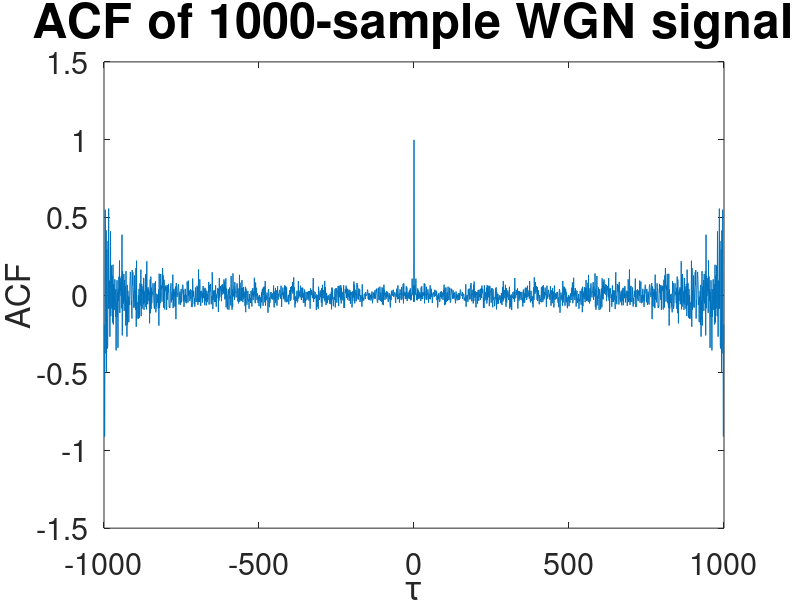
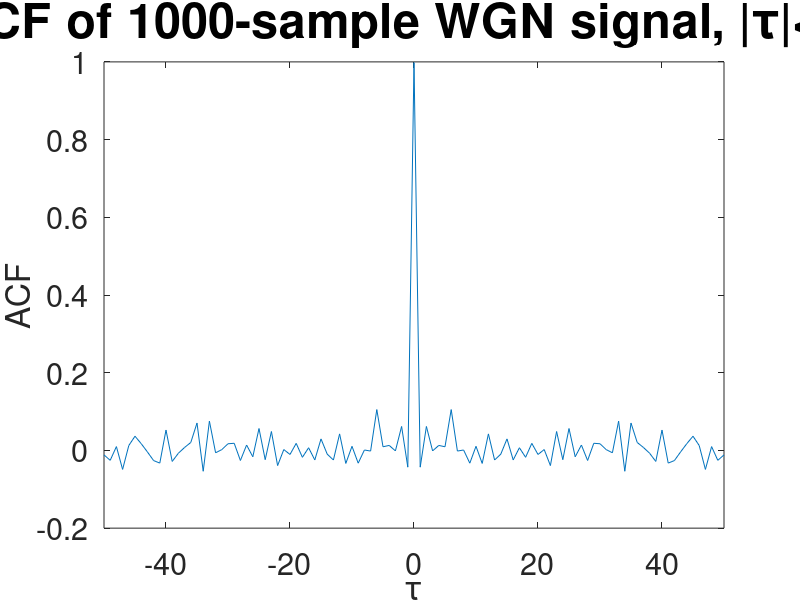
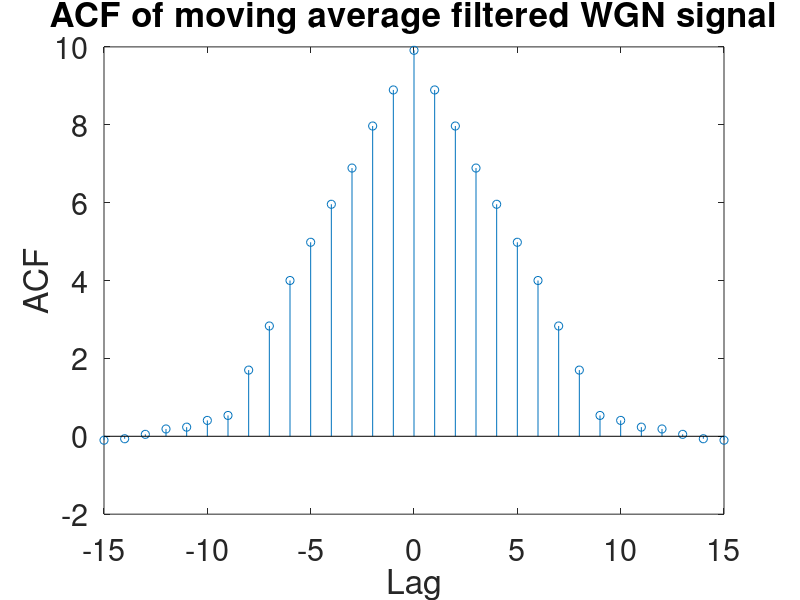
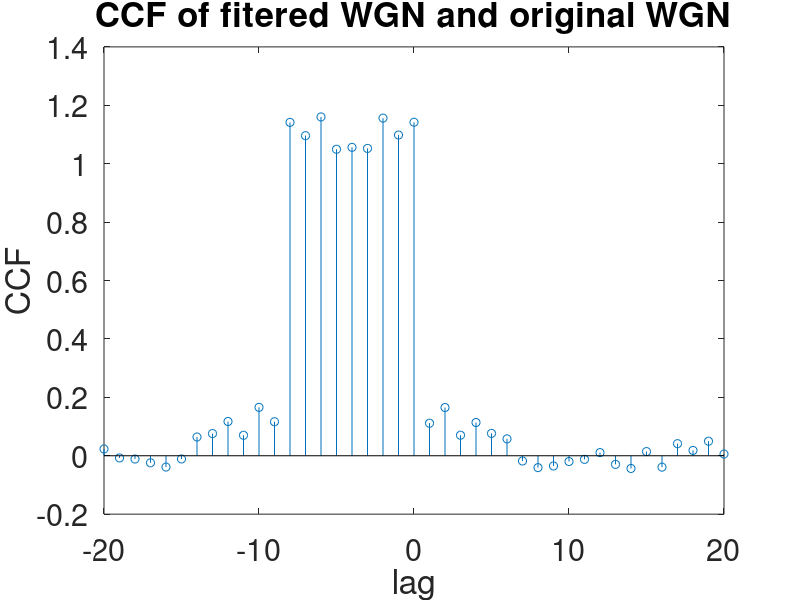

The MATLAB script that drew these images, in order: (Note: this script raises an error after producing the figures.)
%% EX2.1
% 2.1.1
x = randn(1,1000);
%x = wgn(1,1000,1);
rc = xcorr(x,'unbiased');
figure
ax = -999:999;
plot(ax,rc)
axis([-1000 1000 -1.5 1.5])
xlabel('\tau')
ylabel('ACF')
set(gca, 'Fontsize', 22)
title('ACF of 1000-sample WGN signal', 'Fontsize', 35)

%2.1.2
figure
rc2 = xcorr(x, 50, 'unbiased');
ax2 = -50:50;
plot(ax2, rc2)
axis([-50 50 -0.2 1])
xlabel('\tau')
ylabel('ACF')
set(gca, 'Fontsize', 22)
title('ACF of 1000-sample WGN signal, |\tau|<50', 'Fontsize', 35)

%2.1.4
figure
y = filter(ones(9,1),[1],x);
rcy = xcorr(y, 20, 'unbiased');
ax3 = -20:20;
stem(ax3,rcy)
axis([-15 15 -2 10])
xlabel('Lag')
ylabel('ACF')
set(gca, 'Fontsize', 22)
title('ACF of moving average filtered WGN signal', 'Fontsize', 25)

%% EX2.2
figure
rc3 = xcorr(x,y,20,'unbiased');
stem(ax3,rc3)
xlim([-20 20])
xlabel('lag')
ylabel('CCF')
set(gca, 'Fontsize', 22)
title('CCF of fitered WGN and original WGN', 'Fontsize', 25)

%% EX2.3
%2.3.1
%change 100 to 10000 for 2nd plot
a = [5*rand(1,100)-2.5;3*rand(1,100)-1.5];
w = randn(1,1000);
ar2 = zeros(100,1000);
for i=1:100
    ar2(i,:) = filter(1,[1 -a(1,i) -a(2,i)],w);
end
figure
for j = 1:100
    if isnan(ar2(j,1000)) || abs(ar2(j,1000))>1000 
        %plot(a(1,j), a(2,j),'ro' ) 
        hold on
    else 
        plot(a(1,j), a(2,j),'b*' )
        hold on
    end
end
axis([-2.5 2.5 -1.5 1.5])
xlabel('a1')
ylabel('a2')
set(gca, 'Fontsize', 22)
title('AR(2) coefficients convergence values', 'Fontsize', 35)
%2.3.2
figure
load sunspot.dat
sun = sunspot(:,2);
s1 = sun(1:5);
s1b = s1 - mean(s1);
stem(xcorr(s1,'unbiased'))
hold on
stem(xcorr(s1b,'unbiased'))
axis([0 10 -300 500])
xlabel('\tau')
ylabel('ACF')
legend('Original data', 'Normalized data')
set(gca, 'Fontsize', 22)
title('ACF of sunpsots for N=5', 'Fontsize', 35)
s2 = sun(1:20);
s2b = s2 - mean(s2);
figure
stem(xcorr(s2,'unbiased'))
hold on
stem(xcorr(s2b,'unbiased'))
axis([0 40 -600 1400])
xlabel('\tau')
ylabel('ACF')
legend('Original data', 'Normalized data')
set(gca, 'Fontsize', 22)
title('ACF of sunspots for N=20', 'Fontsize', 35)
s3 = sun(1:250);
s3b = s3 - mean(s3);
figure
stem(xcorr(s3,'unbiased'))
hold on
stem(xcorr(s3b,'unbiased'))
axis([0 500 -4000 4000])
xlabel('\tau')
ylabel('ACF')
legend('Original data', 'Normalized data')
set(gca, 'Fontsize', 22)
title('ACF of sunspots for N=250', 'Fontsize', 35)

%2.3.3
figure
N = length(sun);
for i=1:20
    [ar_coeffs(i,1:i+1),Variance(i)] = aryule(sun,i);
    [ar_coeffs2(i,1:i+1),Variance2(i)] = aryule(zscore(sun),i);
end
hold on
for i=1:10
    p1 = stem(i, -ar_coeffs(i,i+1),'k');
    p1b = stem(i, -ar_coeffs2(i,i+1),'r');
end
plot(0.25*ones(1,10), '--k')
plot(-0.25*ones(1,10), '--k')
axis([1 10 -1 1])
xlabel('Model order')
ylabel('PACF')
set(gca, 'Fontsize', 22)
title('PACF of sunspot data', 'Fontsize', 25)

%2.3.4
figure
for i=1:20
    MDL(i) = log(Variance(i)) + (i*log(N))/N;
    MDL2(i) = log(Variance2(i)) + (i*log(N))/N;
    AIC(i) = log(Variance(i)) + (2*i)/N;
    AIC2(i) = log(Variance2(i)) + (2*i)/N;
    AICc(i) = AIC(i) + (2*i*(i+1))/(N-i-1);
    AICc2(i) = AIC2(i) + (2*i*(i+1))/(N-i-1);
end
plot(MDL)
hold on
plot(AIC)
plot(AICc)
axis([0 20 5.5 9])
xlabel('Model Order')
legend('MDL', 'AIC', 'AICc')
set(gca, 'Fontsize', 22)
title('MDL, AIC & AICc against model order', 'Fontsize', 35)

figure
plot(MDL2)
hold on
plot(AIC2)
plot(AICc2)
axis([0 20 -2 1.5])
xlabel('Model Order')
legend('MDL', 'AIC', 'AICc')
set(gca, 'Fontsize', 22)
title('MDL, AIC & AICc against model order (Normalized)', 'Fontsize', 35)

%2.3.5
armodels = [1 2 10];

pred = zeros(N,3);
for i=1:3
    model = ar(zscore(sun), armodels(i),'yw');
    pred(:, i) = predict(model, zscore(sun), 10);
end

figure
plot(zscore(sun))
hold on
plot(pred(:,1))
plot(pred(:,2))
plot(pred(:,3))
%axis([0 100 -2 4])
xlabel('sample number')
ylabel('Amplitude')
legend('Original', 'AR(1)', 'AR(2)', 'AR(10)')
set(gca, 'Fontsize', 22)
title('Sunspot prediction with Horizon 10', 'Fontsize', 35)

%% 2.4
% 2.4.1
load 'NASDAQ.mat';
priceClose = NASDAQ.Close;
priceDate = NASDAQ.Date;
N = length(priceClose);
for i=2:N
    priceReturn(i) = (priceClose(i)-priceClose(i-1))/priceClose(i-1);
end

for i=1:20
    [ndaq_coeffs(i,1:i+1),VarianceNDAQ(i)] = aryule(priceClose,i);
    [ndaq_coeffs2(i,1:i+1),Variance2NDAQ(i)] = aryule(zscore(priceClose),i);
end
figure
hold on
for i=1:10
    %NDaq1 = stem(i, -ndaq_coeffs(i,i+1),'k');
    NDAq1b = stem(i, -ndaq_coeffs2(i,i+1),'r');
end
plot(0.1*ones(1,10), '--k')
plot(-0.1*ones(1,10), '--k')
axis([1 10 -0.2 1])
xlabel('Model Order')
ylabel('PACF')
set(gca, 'Fontsize', 22)
title('PACF of NASDAQ data', 'Fontsize', 25)
for i=1:20
    MDLndaq(i) = log(VarianceNDAQ(i)) + (i*log(N))/N;
    MDL2ndaq(i) = log(Variance2NDAQ(i)) + (i*log(N))/N;
    AICndaq(i) = log(VarianceNDAQ(i)) + (2*i)/N;
    AIC2ndaq(i) = log(Variance2NDAQ(i)) + (2*i)/N;
end
figure
plot(MDL2ndaq)
hold on
plot(AIC2ndaq)
axis([0 20 -3.8 -3.65])
xlabel('Model Order')
legend('MDL', 'AIC')
set(gca, 'Fontsize', 22)
title('MDL and AIC of NASDAQ data', 'Fontsize', 25)

% 2.4.2
% N=1:50:1001;
N=51:50:1051;
% sigma2 = 1:50:1001;
sigma2 = 51:50:1051;
a1 = linspace(0,1,21);
varsigma2hat = zeros(21,21); %2sigma^2/N
vara1hat = zeros(21,21); %(1-a1^2)/N
for i=1:21 %sigma^2
    for j=1:21 %N
        varsigma2hat(i,j) = (2*sigma2(i))/N(j);
        vara1hat(i,j) = (1-a1(i)^2)/N(j);
    end
end
figure
heatmap(N,sigma2,log(varsigma2hat))
xlabel('N')
ylabel('sigma squared')
set(gca, 'Fontsize', 22)
title('Estimator variance for values of N and sigma squared')
figure
heatmap(N,a1, log(vara1hat))
xlabel('N')
ylabel('a1')
set(gca, 'Fontsize', 22)
title('Estimator variance for values of N and a1')

figure
surf(N, sigma2, log(varsigma2hat))
view(2)
axis([0 1000 0 1000])
figure
surf(N, a1, log(vara1hat))
view(2)
axis([0 1000 0 1])


%% 2.5
% load 'RAW2.mat';
% % 750 248300 255600 498500 501400 750700 (247550)(242900)(249300)
% figure 
% plot(data)
% data1 = data(750:248300);
% data2 = data(255600:498500);
% data3 = data(501400:750700);
% 
% figure
% plot(data1)
% figure
% plot(data2)
% figure
% plot(data3)
% 
% [xRRI1,fsRRI1]=ECG_to_RRI(data1,fs);
% [xRRI2,fsRRI2]=ECG_to_RRI(data2,fs);
% [xRRI3,fsRRI3]=ECG_to_RRI(data3,fs);
% 
% save('RRI1.mat','xRRI1', 'fsRRI1');
% save('RRI2.mat','xRRI2', 'fsRRI2');
% save('RRI3.mat','xRRI3', 'fsRRI3');
% 
% 
% figure
% h = 60./xRRI1;
% plot(h)
% xlabel('time')
% ylabel('heartrate')
% set(gca, 'Fontsize', 22)
% title('Original heartrate, Trial 1', 'Fontsize', 35)
% hhat1 = 1*sum(reshape(h, 10, []), 1)/10;
% hhat06 = 0.6*sum(reshape(h, 10, []), 1)/10;
% figure
% plot(hhat1)
% xlabel('time')
% ylabel('heartrate')
% set(gca, 'Fontsize', 22)
% title('Heartrate alpha=1, Trial 1', 'Fontsize', 35)
% figure
% plot(hhat06)
% xlabel('time')
% ylabel('heartrate')
% set(gca, 'Fontsize', 22)
% title('Heartrate alpha=0.6, Trial 1', 'Fontsize', 35)
% 
% figure
% [counts1, centers1] = hist(h,100);
% values1 = counts1/trapz(centers1,counts1);
% bar(centers1, values1)
% xlabel('heartrate')
% set(gca, 'Fontsize', 22)
% title('PDE of original heartrate', 'Fontsize', 35)
% figure
% [counts2, centers2] = hist(hhat1,100);
% values2 = counts2/trapz(centers2,counts2);
% bar(centers2, values2)
% xlabel('heartrate')
% set(gca, 'Fontsize', 22)
% title('PDE of heartrate alpha=1', 'Fontsize', 35)
% figure
% [counts3, centers3] = hist(hhat06,100);
% values3 = counts3/trapz(centers3,counts3);
% bar(centers3, values3)
% xlabel('heartrate')
% set(gca, 'Fontsize', 22)
% title('PDE of heartrate alpha=0.6', 'Fontsize', 35)
% 
% 
% figure
% [r1, lags1] = xcorr(detrend(xRRI1), 'unbiased');
% r1 = r1/r1((end+1)/2);
% plot(lags1((end+1)/2:end),r1((end+1)/2:end))
% xlim([0 300])
% xlabel('\tau')
% ylabel('ACF')
% set(gca, 'Fontsize', 22)
% title('RRI ACF for Trial 1', 'Fontsize', 35)
% figure
% [r2, lags2] = xcorr(detrend(xRRI2), 'unbiased');
% r2 = r2/r2((end+1)/2);
% plot(lags2((end+1)/2:end),r2((end+1)/2:end))
% xlim([0 300])
% xlabel('\tau')
% ylabel('ACF')
% set(gca, 'Fontsize', 22)
% title('RRI ACF for Trial 2', 'Fontsize', 35)
% figure
% [r3, lags3] = xcorr(detrend(xRRI3), 'unbiased');
% r3= r3/r3((end+1)/2);
% plot(lags3((end+1)/2:end),r3((end+1)/2:end))
% xlabel('\tau')
% ylabel('ACF')
% set(gca, 'Fontsize', 22)
% title('RRI ACF for Trial 3', 'Fontsize', 35)
% 
% figure
% for i=1:20
%     [hcoeff1(i,1:i+1),Varh1(i)] = aryule(zscore(xRRI1),i);
% end
% hold on
% for i=1:10
%     p = stem(i, -hcoeff1(i,i+1),'r');
% end
% plot(0:10,0.25*ones(1,11), '--r')
% plot(0:10,-0.25*ones(1,11), '--r')
% xlabel('Model Order')
% ylabel('PACF')
% set(gca, 'Fontsize', 22)
% title('PACF for RRI Trial 1', 'Fontsize', 35)
% figure
% N=length(xRRI1);
% for i=1:20
%     MDLheart1(i) = log(Varh1(i)) + (i*log(N))/N;
%     AICheart1(i) = log(Varh1(i)) + (2*i)/N;
%     AICcheart1(i) = AICheart1(i) + (2*i*(i+1))/(N-i-1);
% end
% plot(MDLheart1)
% hold on
% plot(AICheart1)
% plot(AICcheart1)
% xlabel('Model Order')
% legend('MDL','AIC','AICc')
% set(gca, 'Fontsize', 22)
% title('MDL, AIC & AICc for RRI Trial 1', 'Fontsize', 35)
% 
% figure
% for i=1:20
%     [hcoeff2(i,1:i+1),Varh2(i)] = aryule(zscore(xRRI2),i);
% end
% hold on
% for i=1:10
%     p = stem(i, -hcoeff2(i,i+1),'r');
% end
% plot(0:10,0.25*ones(1,11), '--r')
% plot(0:10,-0.25*ones(1,11), '--r')
% xlabel('Model Order')
% ylabel('PACF')
% set(gca, 'Fontsize', 22)
% title('PACF for RRI Trial 2', 'Fontsize', 35)
% figure
% N=length(xRRI2);
% for i=1:20
%     MDLheart2(i) = log(Varh2(i)) + (i*log(N))/N;
%     AICheart2(i) = log(Varh2(i)) + (2*i)/N;
%     AICcheart2(i) = AICheart2(i) + (2*i*(i+1))/(N-i-1);
% end
% plot(MDLheart2)
% hold on
% plot(AICheart2)
% plot(AICcheart2)
% xlabel('Model Order')
% legend('MDL','AIC','AICc')
% set(gca, 'Fontsize', 22)
% title('MDL, AIC & AICc for RRI Trial 2', 'Fontsize', 35)
% 
% figure
% for i=1:20
%     [hcoeff3(i,1:i+1),Varh3(i)] = aryule(zscore(xRRI3),i);
% end
% hold on
% for i=1:10
%     p = stem(i, -hcoeff3(i,i+1),'r');
% end
% plot(0:10,0.25*ones(1,11), '--r')
% plot(0:10,-0.25*ones(1,11), '--r')
% xlabel('Model Order')
% ylabel('PACF')
% set(gca, 'Fontsize', 22)
% title('PACF for RRI Trial 3', 'Fontsize', 35)
% figure
% N=length(xRRI3);
% for i=1:20
%     MDLheart3(i) = log(Varh3(i)) + (i*log(N))/N;
%     AICheart3(i) = log(Varh3(i)) + (2*i)/N;
%     AICcheart3(i) = AICheart3(i) + (2*i*(i+1))/(N-i-1);
% end
% plot(MDLheart3)
% hold on
% plot(AICheart3)
% plot(AICcheart3)
% xlabel('Model Order')
% legend('MDL','AIC','AICc')
% set(gca, 'Fontsize', 22)
% title('MDL, AIC & AICc for RRI Trial 3', 'Fontsize', 35)
% 
